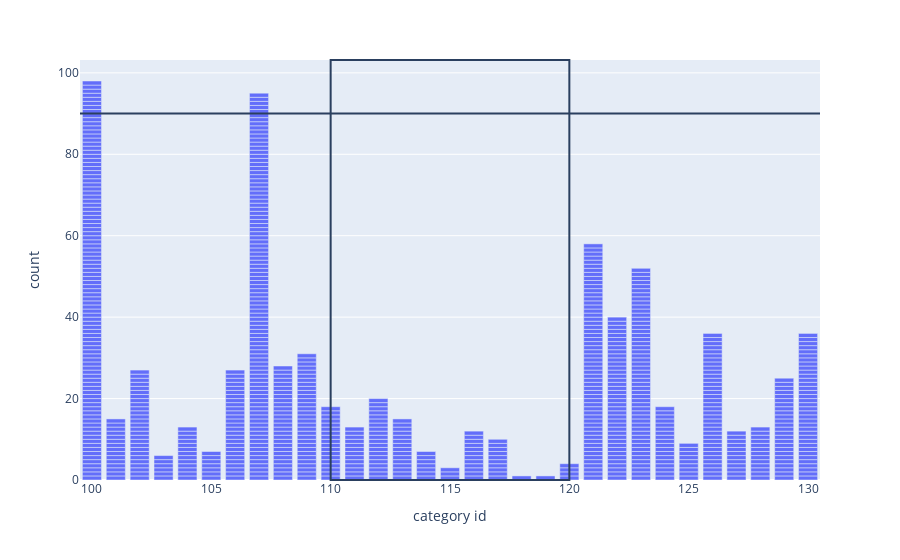

Write notebook code for a chart like this one.
### Code cell
import plotly.express as px
df['category id'] = df['category id'].astype(object)
fig = px.bar(df, x='category id')
fig.show()

### Figure 1 — Plotly figure (JSON) as saved in the notebook; plotly's stock layout.template omitted (floating-point values rounded to 4 significant figures; data arrays with more than 128 entries replaced by an {"elided": "..."} marker saying what was removed)
{"data": [{"alignmentgroup": "True", "hovertemplate": "category id=%{x}<br>count=%{y}<extra></extra>", "legendgroup": "", "marker": {"color": "#636efa", "pattern": {"shape": ""}}, "name": "", "offsetgroup": "", "orientation": "v", "showlegend": false, "textposition": "auto", "type": "bar", "x": {"elided": "750 int values"}, "xaxis": "x", "y": {"elided": "750 int values"}, "yaxis": "y"}], "layout": {"barmode": "relative", "legend": {"tracegroupgap": 0}, "margin": {"t": 60}, "shapes": [{"type": "line", "x0": 0, "x1": 1, "xref": "x domain", "y0": 90, "y1": 90, "yref": "y"}, {"type": "rect", "x0": 110, "x1": 120, "xref": "x", "y0": 0, "y1": 1, "yref": "y domain"}], "xaxis": {"anchor": "y", "domain": [0, 1], "title": {"text": "category id"}}, "yaxis": {"anchor": "x", "domain": [0, 1], "title": {"text": "count"}}}}
